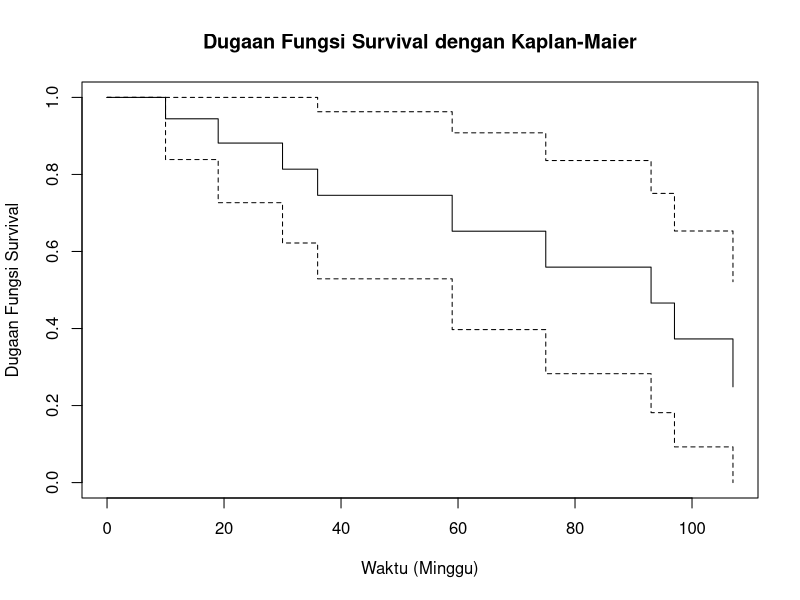
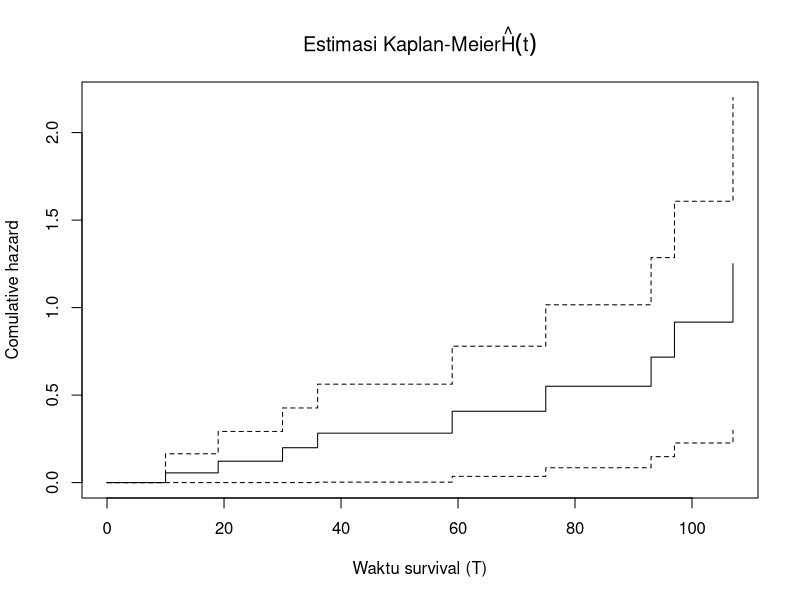
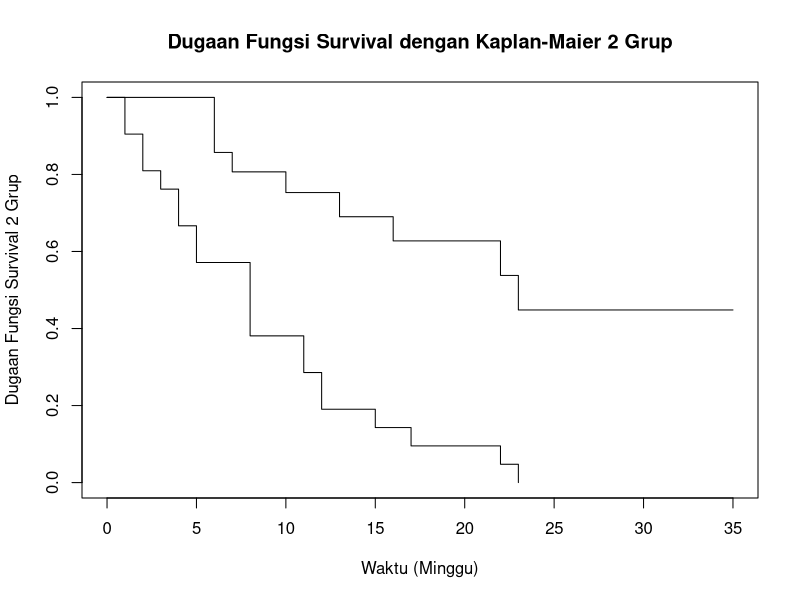
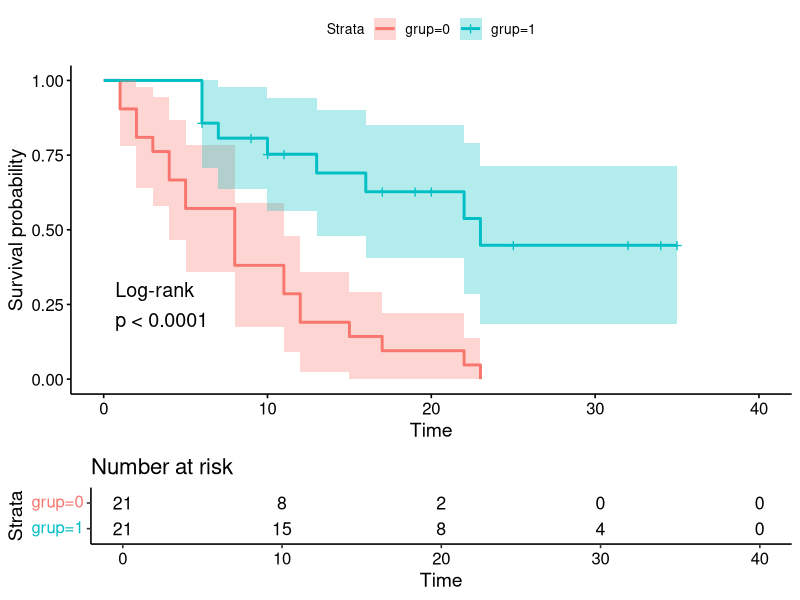

Write the R code that produced these figures, in order.
IUD <- c(10,13,18,19,23,30,36,38,54,56,59,75,
         93,97,104,107,107,107)
status <- c(1,0,0,1,0,1,1,0,0,0,1,1,1,1,0,1,0,0)


library(survival)
Sduga <- survfit(Surv(IUD,status)~1,conf.type="plain")
summary(Sduga)
plot(Sduga,conf.int = T, main = "Dugaan Fungsi Survival dengan Kaplan-Maier", 
     xlab = "Waktu (Minggu)",
     ylab = "Dugaan Fungsi Survival")

plot(Sduga, main=expression(paste("Estimasi Kaplan-Meier", hat(H)(t))),
     xlab = "Waktu survival (T)", 
     ylab = "Comulative hazard", fun="cumhaz")
summary(Sduga, fun="cumhaz")

hduga <- -log(Sduga$surv)
hduga

#Membandingkan fungsi survival
grup <- rep(c(1,0),c(21,21))      #Grup 1 : MP6  dan grup 0 : placebo
waktu <- c(10,7,32,23,22,6,16,34,32,25,
           11,20,19,6,17,35,6,13,9,6,
           10,1,22,3,12,8,17,2,11,8,
           12,2,5,4,15,8,23,5,11,4,1,8)
status <- c(c(1,1,0,1,1,1,1,0,0,0,0,0,0,
              1,0,0,1,1,0,0,0),rep(1,21))      #all placebos are dead

Sduga2 <- survfit(Surv(waktu,status)~grup,conf.type="plain")
summary(Sduga2)

plot(Sduga2,conf.int = F, main = "Dugaan Fungsi Survival dengan Kaplan-Maier 2 Grup", 
     xlab = "Waktu (Minggu)",
     ylab = "Dugaan Fungsi Survival 2 Grup")

library(survminer)
data1<-data.frame(waktu,status,grup)
ggsurvplot(Sduga2,data = data1, 
           pval = T,pval.method = T, # Menampilkan p-value uji log rank
           conf.int = TRUE, # Menampilkan interval konfidensi
           risk.table = TRUE) # Menampilkan tabel risiko

#Uji log rank
ujilogrank <-  survdiff(Surv(waktu,status)~grup)
ujilogrank

#Model Regresi Cox
library(KMsurv)
data()
data(larynx)
larynx
?larynx
attach(larynx)
Z1 <- 1*(larynx$stage==2)
Z2 <- 1*(larynx$stage==3)
Z3 <- 1*(larynx$stage==4)
coxfit <- coxph(Surv(time,delta)~Z1+Z2+Z3+age)
summary(coxfit)

#Asumsi PH
PHtest <- cox.zph(coxfit)
PHtest





